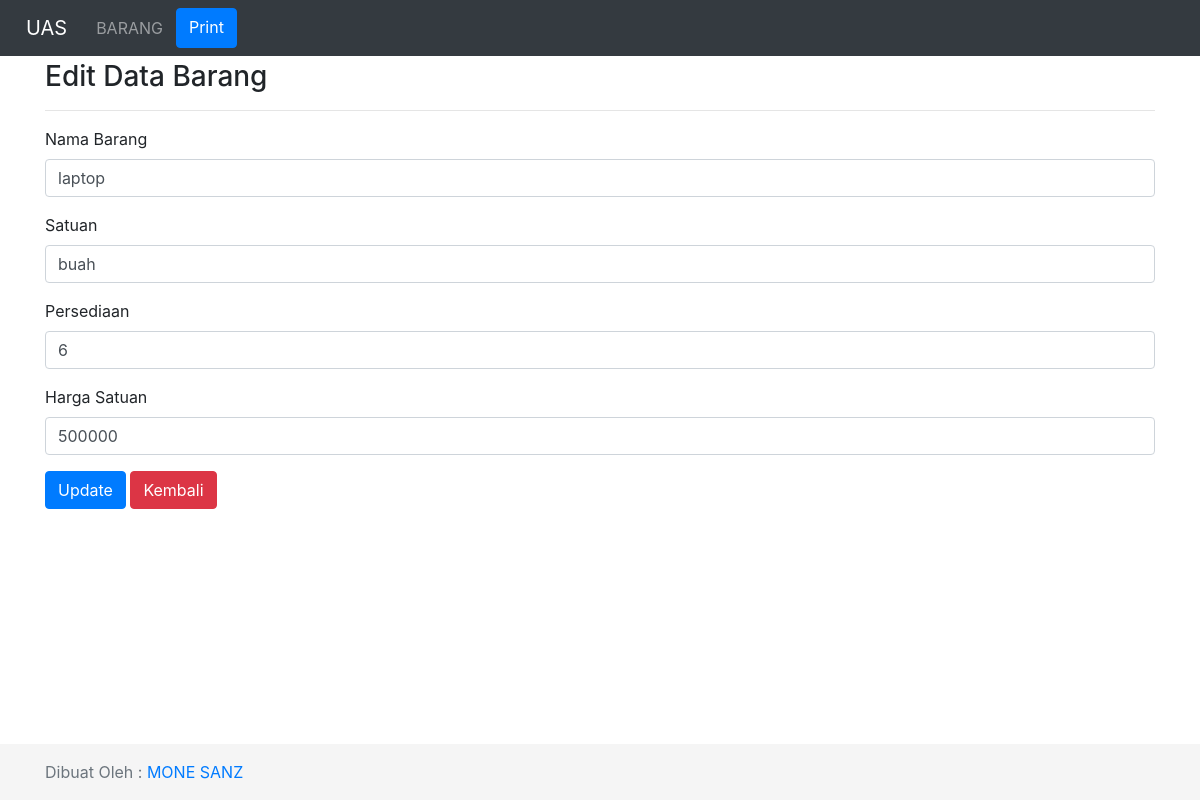
/barang/edit/18, run on the app's committed database.
### tables this page shows
CREATE TABLE `barang` (
  `id_barang` int(10) NOT NULL,
  `nama_barang` varchar(100) NOT NULL,
  `satuan` varchar(20) NOT NULL,
  `stok` int(11) NOT NULL,
  `harga_satuan` int(10) NOT NULL
);

### application/controllers/Barang.php (called while the page is built, shortened)
<?php
class Barang extends CI_Controller {
	function __construct(){
		$this->load->model('m_barang');
	}
	public function edit($id){
		$where = array('id_barang'=>$id);
		$data['barang'] = $this->m_barang->edit_data($where)->result();
		$this->load->view('v_header');
		$this->load->view('barang/v_edit',$data);
		$this->load->view('v_footer');
	}
}

### index.php (called while the page is built, shortened)
<?php
require_once BASEPATH.'core/CodeIgniter.php';

### application/models/m_barang.php (called while the page is built, shortened)
<?php
class M_barang extends CI_Model{
	function edit_data($where){
		return $this->db->get_where('barang',$where);
	}
}

### application/views/barang/v_edit.php (the view, shortened to what this page needs)
<main role="main" class="flex-shrink-0">
  <div class="container">
  	<h3>Edit Data Barang</h3>
  	<hr>
    <?php foreach ($barang as $row) { ?>
    <form method="post" action="<?= base_url('barang/edit_aksi');?>">
      <div class="form-group">
        <label>Nama Barang</label>
        <input type="text" name="nama_barang" class="form-control" value="<?= $row->nama_barang;?>">
      </div>
      <div class="form-group">
        <label>Satuan</label>
        <input type="text" name="satuan" class="form-control" value="<?= $row->satuan;?>">
      </div>
      <div class="form-group">
        <label>Persediaan</label>
        <input type="number" name="stok" class="form-control" value="<?= $row->stok;?>">
      </div>
      <div class="form-group">
        <label>Harga Satuan</label>
        <input type="number" name="harga_satuan" class="form-control" value="<?= $row->harga_satuan;?>">
      </div>
      <button type="submit" class="btn btn-primary">Update</button>
      <a href="<?= base_url('barang'); ?>" class="btn btn-danger">Kembali</a>
    </form>
  <?php } ?>
  </div>
</main>

### assets/custom/style.css (style rules this page uses)
main > .container { padding: 60px 15px 0; }

### data on the page
barang: nama_barang "laptop", satuan "buah", stok "6", harga_satuan "500000"
